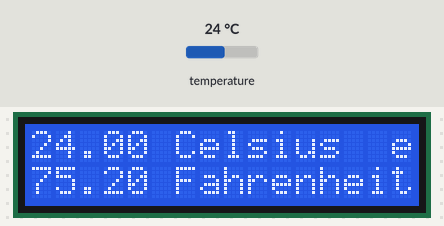
A sketch run on a simulated Arduino Uno, built with avr-gcc and run on an emulated ATmega328P. Shown: 16×2 character LCD. Inputs (shaded band) come from the test bench; at power-on: temperature 24 °C.

Above: at 1.2 s.
1.3 s: temperature set to 12 °C
At 3.4 s:
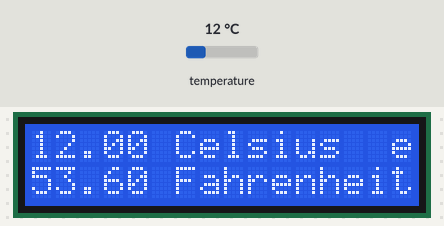
4.1 s: temperature set to 19 °C
At 5.9 s:
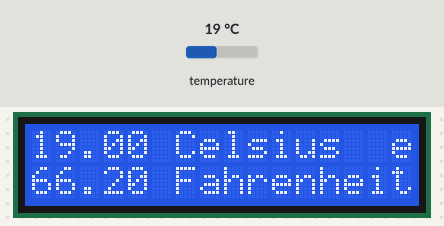
6.6 s: temperature set to 28 °C
At 8.5 s:
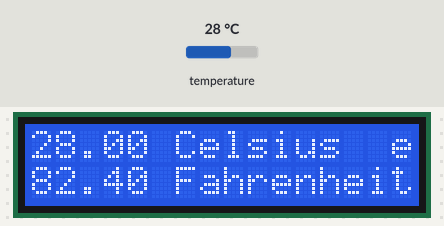
Timing chart, 0 to 10.0 s (numbered marks = the images above; inputs shaded):
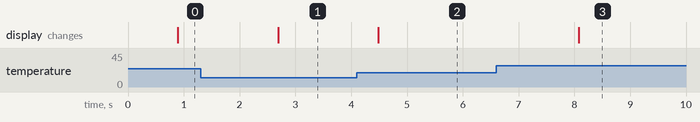

Measured:
- after the input at 1.3 s, the display: changes after 1.4 s (image 1)
- after the input at 4.1 s, the display: changes after 0.39 s (image 2)
- after the input at 6.6 s, the display: changes after 1.5 s (image 3)

The sketch:

DS18B20_LCD.ino
```cpp
#include <OneWire.h>
#include <DallasTemperature.h>
#include <LiquidCrystal_I2C.h>

LiquidCrystal_I2C lcd(0x27, 16, 2);

#define ONE_WIRE_BUS 2

OneWire oneWire(ONE_WIRE_BUS);

DallasTemperature sensors(&oneWire);

float Celsius = 0;
float Fahrenheit = 0;

void setup() {
  sensors.begin();
  lcd.begin();
  lcd.print("Room Temperature");
}

void loop() {
  sensors.requestTemperatures();

  Celsius = sensors.getTempCByIndex(0);
  Fahrenheit = sensors.toFahrenheit(Celsius);

  lcd.setCursor(0, 0);
  lcd.print(Celsius);
  lcd.print(" Celsius  ");
  lcd.setCursor(0, 1);
  lcd.print(Fahrenheit);
  lcd.println(" Fahrenheit ");

  delay(1000);

}
```
